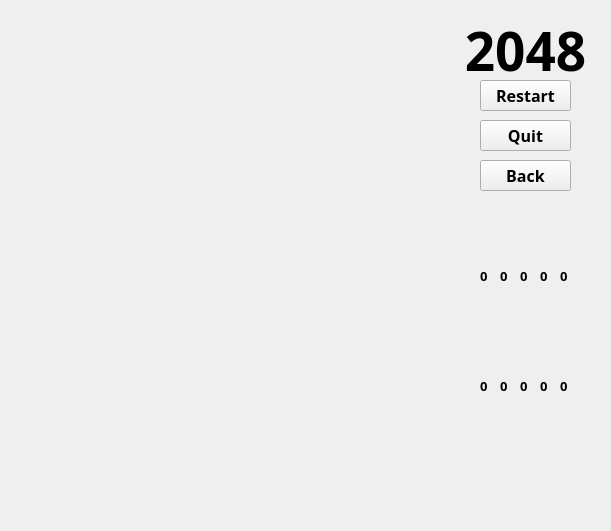
<?xml version="1.0" encoding="UTF-8"?>
<ui version="4.0">
 <class>game</class>
 <widget class="QWidget" name="game">
  <property name="geometry">
   <rect>
    <x>0</x>
    <y>0</y>
    <width>611</width>
    <height>531</height>
   </rect>
  </property>
  <property name="windowTitle">
   <string>game</string>
  </property>
  <widget class="QLabel" name="title">
   <property name="geometry">
    <rect>
     <x>460</x>
     <y>20</y>
     <width>131</width>
     <height>61</height>
    </rect>
   </property>
   <property name="font">
    <font>
     <family>Papyrus</family>
     <pointsize>40</pointsize>
     <weight>75</weight>
     <bold>true</bold>
    </font>
   </property>
   <property name="text">
    <string>2048</string>
   </property>
   <property name="alignment">
    <set>Qt::AlignCenter</set>
   </property>
  </widget>
  <widget class="QPushButton" name="pushButton">
   <property name="geometry">
    <rect>
     <x>480</x>
     <y>80</y>
     <width>91</width>
     <height>31</height>
    </rect>
   </property>
   <property name="font">
    <font>
     <family>Papyrus</family>
     <pointsize>12</pointsize>
     <weight>75</weight>
     <italic>false</italic>
     <bold>true</bold>
     <underline>false</underline>
    </font>
   </property>
   <property name="focusPolicy">
    <enum>Qt::NoFocus</enum>
   </property>
   <property name="text">
    <string>Restart</string>
   </property>
  </widget>
  <widget class="QLabel" name="label_1">
   <property name="geometry">
    <rect>
     <x>40</x>
     <y>30</y>
     <width>91</width>
     <height>91</height>
    </rect>
   </property>
   <property name="focusPolicy">
    <enum>Qt::TabFocus</enum>
   </property>
   <property name="text">
    <string/>
   </property>
   <property name="pixmap">
    <pixmap resource="pic.qrc">:/0.png</pixmap>
   </property>
   <property name="scaledContents">
    <bool>true</bool>
   </property>
  </widget>
  <widget class="QLabel" name="label_2">
   <property name="geometry">
    <rect>
     <x>140</x>
     <y>30</y>
     <width>91</width>
     <height>91</height>
    </rect>
   </property>
   <property name="focusPolicy">
    <enum>Qt::TabFocus</enum>
   </property>
   <property name="text">
    <string/>
   </property>
   <property name="pixmap">
    <pixmap resource="pic.qrc">:/0.png</pixmap>
   </property>
   <property name="scaledContents">
    <bool>true</bool>
   </property>
  </widget>
  <widget class="QLabel" name="label_3">
   <property name="geometry">
    <rect>
     <x>240</x>
     <y>30</y>
     <width>91</width>
     <height>91</height>
    </rect>
   </property>
   <property name="focusPolicy">
    <enum>Qt::TabFocus</enum>
   </property>
   <property name="text">
    <string/>
   </property>
   <property name="pixmap">
    <pixmap resource="pic.qrc">:/0.png</pixmap>
   </property>
   <property name="scaledContents">
    <bool>true</bool>
   </property>
  </widget>
  <widget class="QLabel" name="label_4">
   <property name="geometry">
    <rect>
     <x>340</x>
     <y>30</y>
     <width>91</width>
     <height>91</height>
    </rect>
   </property>
   <property name="focusPolicy">
    <enum>Qt::TabFocus</enum>
   </property>
   <property name="text">
    <string/>
   </property>
   <property name="pixmap">
    <pixmap resource="pic.qrc">:/0.png</pixmap>
   </property>
   <property name="scaledContents">
    <bool>true</bool>
   </property>
  </widget>
  <widget class="QLabel" name="label_5">
   <property name="geometry">
    <rect>
     <x>40</x>
     <y>130</y>
     <width>91</width>
     <height>91</height>
    </rect>
   </property>
   <property name="focusPolicy">
    <enum>Qt::TabFocus</enum>
   </property>
   <property name="text">
    <string/>
   </property>
   <property name="pixmap">
    <pixmap resource="pic.qrc">:/0.png</pixmap>
   </property>
   <property name="scaledContents">
    <bool>true</bool>
   </property>
  </widget>
  <widget class="QLabel" name="label_6">
   <property name="geometry">
    <rect>
     <x>140</x>
     <y>130</y>
     <width>91</width>
     <height>91</height>
    </rect>
   </property>
   <property name="focusPolicy">
    <enum>Qt::TabFocus</enum>
   </property>
   <property name="text">
    <string/>
   </property>
   <property name="pixmap">
    <pixmap resource="pic.qrc">:/0.png</pixmap>
   </property>
   <property name="scaledContents">
    <bool>true</bool>
   </property>
  </widget>
  <widget class="QLabel" name="label_7">
   <property name="geometry">
    <rect>
     <x>240</x>
     <y>130</y>
     <width>91</width>
     <height>91</height>
    </rect>
   </property>
   <property name="focusPolicy">
    <enum>Qt::TabFocus</enum>
   </property>
   <property name="text">
    <string/>
   </property>
   <property name="pixmap">
    <pixmap resource="pic.qrc">:/0.png</pixmap>
   </property>
   <property name="scaledContents">
    <bool>true</bool>
   </property>
  </widget>
  <widget class="QLabel" name="label_8">
   <property name="geometry">
    <rect>
     <x>340</x>
     <y>130</y>
     <width>91</width>
     <height>91</height>
    </rect>
   </property>
   <property name="focusPolicy">
    <enum>Qt::TabFocus</enum>
   </property>
   <property name="text">
    <string/>
   </property>
   <property name="pixmap">
    <pixmap resource="pic.qrc">:/0.png</pixmap>
   </property>
   <property name="scaledContents">
    <bool>true</bool>
   </property>
  </widget>
  <widget class="QLabel" name="label_9">
   <property name="geometry">
    <rect>
     <x>40</x>
     <y>230</y>
     <width>91</width>
     <height>91</height>
    </rect>
   </property>
   <property name="focusPolicy">
    <enum>Qt::TabFocus</enum>
   </property>
   <property name="text">
    <string/>
   </property>
   <property name="pixmap">
    <pixmap resource="pic.qrc">:/0.png</pixmap>
   </property>
   <property name="scaledContents">
    <bool>true</bool>
   </property>
  </widget>
  <widget class="QLabel" name="label_10">
   <property name="geometry">
    <rect>
     <x>140</x>
     <y>230</y>
     <width>91</width>
     <height>91</height>
    </rect>
   </property>
   <property name="focusPolicy">
    <enum>Qt::TabFocus</enum>
   </property>
   <property name="text">
    <string/>
   </property>
   <property name="pixmap">
    <pixmap resource="pic.qrc">:/0.png</pixmap>
   </property>
   <property name="scaledContents">
    <bool>true</bool>
   </property>
  </widget>
  <widget class="QLabel" name="label_11">
   <property name="geometry">
    <rect>
     <x>240</x>
     <y>230</y>
     <width>91</width>
     <height>91</height>
    </rect>
   </property>
   <property name="focusPolicy">
    <enum>Qt::TabFocus</enum>
   </property>
   <property name="text">
    <string/>
   </property>
   <property name="pixmap">
    <pixmap resource="pic.qrc">:/0.png</pixmap>
   </property>
   <property name="scaledContents">
    <bool>true</bool>
   </property>
  </widget>
  <widget class="QLabel" name="label_12">
   <property name="geometry">
    <rect>
     <x>340</x>
     <y>230</y>
     <width>91</width>
     <height>91</height>
    </rect>
   </property>
   <property name="focusPolicy">
    <enum>Qt::TabFocus</enum>
   </property>
   <property name="text">
    <string/>
   </property>
   <property name="pixmap">
    <pixmap resource="pic.qrc">:/0.png</pixmap>
   </property>
   <property name="scaledContents">
    <bool>true</bool>
   </property>
  </widget>
  <widget class="QLabel" name="label_13">
   <property name="geometry">
    <rect>
     <x>40</x>
     <y>330</y>
     <width>91</width>
     <height>91</height>
    </rect>
   </property>
   <property name="focusPolicy">
    <enum>Qt::TabFocus</enum>
   </property>
   <property name="text">
    <string/>
   </property>
   <property name="pixmap">
    <pixmap resource="pic.qrc">:/0.png</pixmap>
   </property>
   <property name="scaledContents">
    <bool>true</bool>
   </property>
  </widget>
  <widget class="QLabel" name="label_14">
   <property name="geometry">
    <rect>
     <x>140</x>
     <y>330</y>
     <width>91</width>
     <height>91</height>
    </rect>
   </property>
   <property name="focusPolicy">
    <enum>Qt::TabFocus</enum>
   </property>
   <property name="text">
    <string/>
   </property>
   <property name="pixmap">
    <pixmap resource="pic.qrc">:/0.png</pixmap>
   </property>
   <property name="scaledContents">
    <bool>true</bool>
   </property>
  </widget>
  <widget class="QLabel" name="label_15">
   <property name="geometry">
    <rect>
     <x>240</x>
     <y>330</y>
     <width>91</width>
     <height>91</height>
    </rect>
   </property>
   <property name="focusPolicy">
    <enum>Qt::TabFocus</enum>
   </property>
   <property name="text">
    <string/>
   </property>
   <property name="pixmap">
    <pixmap resource="pic.qrc">:/0.png</pixmap>
   </property>
   <property name="scaledContents">
    <bool>true</bool>
   </property>
  </widget>
  <widget class="QLabel" name="label_16">
   <property name="geometry">
    <rect>
     <x>340</x>
     <y>330</y>
     <width>91</width>
     <height>91</height>
    </rect>
   </property>
   <property name="focusPolicy">
    <enum>Qt::TabFocus</enum>
   </property>
   <property name="text">
    <string/>
   </property>
   <property name="pixmap">
    <pixmap resource="pic.qrc">:/0.png</pixmap>
   </property>
   <property name="scaledContents">
    <bool>true</bool>
   </property>
  </widget>
  <widget class="QPushButton" name="pushButton_2">
   <property name="geometry">
    <rect>
     <x>480</x>
     <y>120</y>
     <width>91</width>
     <height>31</height>
    </rect>
   </property>
   <property name="font">
    <font>
     <family>Papyrus</family>
     <pointsize>12</pointsize>
     <weight>75</weight>
     <bold>true</bold>
    </font>
   </property>
   <property name="text">
    <string>Quit</string>
   </property>
  </widget>
  <widget class="QLabel" name="label_score">
   <property name="geometry">
    <rect>
     <x>480</x>
     <y>260</y>
     <width>16</width>
     <height>31</height>
    </rect>
   </property>
   <property name="font">
    <font>
     <family>Papyrus</family>
     <pointsize>10</pointsize>
     <weight>75</weight>
     <bold>true</bold>
    </font>
   </property>
   <property name="text">
    <string>0</string>
   </property>
  </widget>
  <widget class="QLabel" name="label_result">
   <property name="geometry">
    <rect>
     <x>40</x>
     <y>440</y>
     <width>391</width>
     <height>61</height>
    </rect>
   </property>
   <property name="font">
    <font>
     <family>Papyrus</family>
     <pointsize>36</pointsize>
     <weight>75</weight>
     <bold>true</bold>
    </font>
   </property>
   <property name="text">
    <string/>
   </property>
   <property name="alignment">
    <set>Qt::AlignCenter</set>
   </property>
  </widget>
  <widget class="QLabel" name="label_score_2">
   <property name="geometry">
    <rect>
     <x>500</x>
     <y>260</y>
     <width>16</width>
     <height>31</height>
    </rect>
   </property>
   <property name="font">
    <font>
     <family>Papyrus</family>
     <pointsize>10</pointsize>
     <weight>75</weight>
     <bold>true</bold>
    </font>
   </property>
   <property name="text">
    <string>0</string>
   </property>
  </widget>
  <widget class="QLabel" name="label_score_3">
   <property name="geometry">
    <rect>
     <x>520</x>
     <y>260</y>
     <width>16</width>
     <height>31</height>
    </rect>
   </property>
   <property name="font">
    <font>
     <family>Papyrus</family>
     <pointsize>10</pointsize>
     <weight>75</weight>
     <bold>true</bold>
    </font>
   </property>
   <property name="text">
    <string>0</string>
   </property>
  </widget>
  <widget class="QLabel" name="label_score_4">
   <property name="geometry">
    <rect>
     <x>540</x>
     <y>260</y>
     <width>16</width>
     <height>31</height>
    </rect>
   </property>
   <property name="font">
    <font>
     <family>Papyrus</family>
     <pointsize>10</pointsize>
     <weight>75</weight>
     <bold>true</bold>
    </font>
   </property>
   <property name="text">
    <string>0</string>
   </property>
  </widget>
  <widget class="QLabel" name="label_score_5">
   <property name="geometry">
    <rect>
     <x>560</x>
     <y>260</y>
     <width>16</width>
     <height>31</height>
    </rect>
   </property>
   <property name="font">
    <font>
     <family>Papyrus</family>
     <pointsize>10</pointsize>
     <weight>75</weight>
     <bold>true</bold>
    </font>
   </property>
   <property name="text">
    <string>0</string>
   </property>
  </widget>
  <widget class="QLabel" name="label_17">
   <property name="geometry">
    <rect>
     <x>0</x>
     <y>0</y>
     <width>611</width>
     <height>531</height>
    </rect>
   </property>
   <property name="text">
    <string/>
   </property>
   <property name="pixmap">
    <pixmap resource="pic.qrc">:/images.jpg</pixmap>
   </property>
   <property name="scaledContents">
    <bool>true</bool>
   </property>
  </widget>
  <widget class="QLabel" name="label">
   <property name="geometry">
    <rect>
     <x>470</x>
     <y>200</y>
     <width>111</width>
     <height>101</height>
    </rect>
   </property>
   <property name="text">
    <string/>
   </property>
   <property name="pixmap">
    <pixmap resource="pic.qrc">:/score.png</pixmap>
   </property>
   <property name="scaledContents">
    <bool>true</bool>
   </property>
  </widget>
  <widget class="QPushButton" name="pushButton_3">
   <property name="geometry">
    <rect>
     <x>480</x>
     <y>160</y>
     <width>91</width>
     <height>31</height>
    </rect>
   </property>
   <property name="font">
    <font>
     <family>Papyrus</family>
     <pointsize>12</pointsize>
     <weight>75</weight>
     <bold>true</bold>
    </font>
   </property>
   <property name="text">
    <string>Back</string>
   </property>
  </widget>
  <widget class="QLabel" name="label_18">
   <property name="geometry">
    <rect>
     <x>470</x>
     <y>310</y>
     <width>111</width>
     <height>101</height>
    </rect>
   </property>
   <property name="text">
    <string/>
   </property>
   <property name="pixmap">
    <pixmap resource="pic.qrc">:/best.png</pixmap>
   </property>
   <property name="scaledContents">
    <bool>true</bool>
   </property>
  </widget>
  <widget class="QLabel" name="label_best">
   <property name="geometry">
    <rect>
     <x>480</x>
     <y>370</y>
     <width>16</width>
     <height>31</height>
    </rect>
   </property>
   <property name="font">
    <font>
     <family>Papyrus</family>
     <pointsize>10</pointsize>
     <weight>75</weight>
     <bold>true</bold>
    </font>
   </property>
   <property name="text">
    <string>0</string>
   </property>
  </widget>
  <widget class="QLabel" name="label_best_2">
   <property name="geometry">
    <rect>
     <x>500</x>
     <y>370</y>
     <width>16</width>
     <height>31</height>
    </rect>
   </property>
   <property name="font">
    <font>
     <family>Papyrus</family>
     <pointsize>10</pointsize>
     <weight>75</weight>
     <bold>true</bold>
    </font>
   </property>
   <property name="text">
    <string>0</string>
   </property>
  </widget>
  <widget class="QLabel" name="label_best_3">
   <property name="geometry">
    <rect>
     <x>520</x>
     <y>370</y>
     <width>16</width>
     <height>31</height>
    </rect>
   </property>
   <property name="font">
    <font>
     <family>Papyrus</family>
     <pointsize>10</pointsize>
     <weight>75</weight>
     <bold>true</bold>
    </font>
   </property>
   <property name="text">
    <string>0</string>
   </property>
  </widget>
  <widget class="QLabel" name="label_best_4">
   <property name="geometry">
    <rect>
     <x>540</x>
     <y>370</y>
     <width>16</width>
     <height>31</height>
    </rect>
   </property>
   <property name="font">
    <font>
     <family>Papyrus</family>
     <pointsize>10</pointsize>
     <weight>75</weight>
     <bold>true</bold>
    </font>
   </property>
   <property name="text">
    <string>0</string>
   </property>
  </widget>
  <widget class="QLabel" name="label_best_5">
   <property name="geometry">
    <rect>
     <x>560</x>
     <y>370</y>
     <width>16</width>
     <height>31</height>
    </rect>
   </property>
   <property name="font">
    <font>
     <family>Papyrus</family>
     <pointsize>10</pointsize>
     <weight>75</weight>
     <bold>true</bold>
    </font>
   </property>
   <property name="text">
    <string>0</string>
   </property>
  </widget>
  <zorder>label_17</zorder>
  <zorder>title</zorder>
  <zorder>pushButton</zorder>
  <zorder>label_1</zorder>
  <zorder>label_2</zorder>
  <zorder>label_3</zorder>
  <zorder>label_4</zorder>
  <zorder>label_5</zorder>
  <zorder>label_6</zorder>
  <zorder>label_7</zorder>
  <zorder>label_8</zorder>
  <zorder>label_9</zorder>
  <zorder>label_10</zorder>
  <zorder>label_11</zorder>
  <zorder>label_12</zorder>
  <zorder>label_13</zorder>
  <zorder>label_14</zorder>
  <zorder>label_15</zorder>
  <zorder>label_16</zorder>
  <zorder>pushButton_2</zorder>
  <zorder>label_result</zorder>
  <zorder>label</zorder>
  <zorder>pushButton_3</zorder>
  <zorder>label_score</zorder>
  <zorder>label_score_2</zorder>
  <zorder>label_score_3</zorder>
  <zorder>label_score_4</zorder>
  <zorder>label_score_5</zorder>
  <zorder>label_18</zorder>
  <zorder>label_best</zorder>
  <zorder>label_best_2</zorder>
  <zorder>label_best_3</zorder>
  <zorder>label_best_4</zorder>
  <zorder>label_best_5</zorder>
 </widget>
 <layoutdefault spacing="6" margin="11"/>
 <resources>
  <include location="pic.qrc"/>
 </resources>
 <connections/>
</ui>
